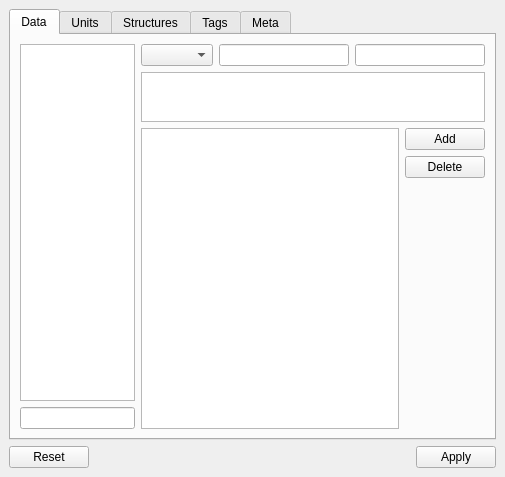
<?xml version="1.0" encoding="UTF-8"?>
<ui version="4.0">
 <class>DockWidget</class>
 <widget class="QDockWidget" name="DockWidget">
  <property name="geometry">
   <rect>
    <x>0</x>
    <y>0</y>
    <width>505</width>
    <height>477</height>
   </rect>
  </property>
  <property name="minimumSize">
   <size>
    <width>400</width>
    <height>300</height>
   </size>
  </property>
  <property name="windowTitle">
   <string>DockWidget</string>
  </property>
  <widget class="QWidget" name="dockWidgetContents">
   <layout class="QVBoxLayout" name="verticalLayout_4">
    <item>
     <widget class="QTabWidget" name="tabWidget">
      <property name="currentIndex">
       <number>0</number>
      </property>
      <widget class="QWidget" name="tab">
       <attribute name="title">
        <string>Data</string>
       </attribute>
       <layout class="QHBoxLayout" name="horizontalLayout_4" stretch="1,3">
        <item>
         <layout class="QVBoxLayout" name="verticalLayout">
          <item>
           <layout class="QHBoxLayout" name="horizontalLayout"/>
          </item>
          <item>
           <widget class="QTableView" name="siteView"/>
          </item>
          <item>
           <widget class="QLineEdit" name="siteFind"/>
          </item>
         </layout>
        </item>
        <item>
         <layout class="QVBoxLayout" name="verticalLayout_3">
          <item>
           <layout class="QHBoxLayout" name="horizontalLayout_2">
            <item>
             <widget class="QComboBox" name="comboUnit"/>
            </item>
            <item>
             <widget class="QLineEdit" name="xcoord"/>
            </item>
            <item>
             <widget class="QLineEdit" name="ycoord"/>
            </item>
           </layout>
          </item>
          <item>
           <widget class="QPlainTextEdit" name="siteDesc">
            <property name="maximumSize">
             <size>
              <width>16777215</width>
              <height>50</height>
             </size>
            </property>
           </widget>
          </item>
          <item>
           <layout class="QHBoxLayout" name="horizontalLayout_3">
            <item>
             <widget class="QTableView" name="dataView"/>
            </item>
            <item>
             <layout class="QVBoxLayout" name="verticalLayout_2">
              <item>
               <widget class="QPushButton" name="pushAddData">
                <property name="sizePolicy">
                 <sizepolicy hsizetype="Fixed" vsizetype="Fixed">
                  <horstretch>0</horstretch>
                  <verstretch>0</verstretch>
                 </sizepolicy>
                </property>
                <property name="text">
                 <string>Add</string>
                </property>
               </widget>
              </item>
              <item>
               <widget class="QPushButton" name="pushDelData">
                <property name="sizePolicy">
                 <sizepolicy hsizetype="Fixed" vsizetype="Fixed">
                  <horstretch>0</horstretch>
                  <verstretch>0</verstretch>
                 </sizepolicy>
                </property>
                <property name="text">
                 <string>Delete</string>
                </property>
               </widget>
              </item>
              <item>
               <spacer name="verticalSpacer">
                <property name="orientation">
                 <enum>Qt::Vertical</enum>
                </property>
                <property name="sizeHint" stdset="0">
                 <size>
                  <width>20</width>
                  <height>40</height>
                 </size>
                </property>
               </spacer>
              </item>
             </layout>
            </item>
           </layout>
          </item>
         </layout>
        </item>
       </layout>
      </widget>
      <widget class="QWidget" name="tab_2">
       <attribute name="title">
        <string>Units</string>
       </attribute>
       <layout class="QVBoxLayout" name="verticalLayout_9">
        <item>
         <layout class="QHBoxLayout" name="horizontalLayout_5">
          <item>
           <widget class="QTableView" name="unitView"/>
          </item>
          <item>
           <layout class="QVBoxLayout" name="verticalLayout_5">
            <item>
             <widget class="QPushButton" name="pushAddUnit">
              <property name="text">
               <string>Add</string>
              </property>
             </widget>
            </item>
            <item>
             <widget class="QPushButton" name="pushDelUnit">
              <property name="text">
               <string>Delete</string>
              </property>
             </widget>
            </item>
            <item>
             <spacer name="verticalSpacer_2">
              <property name="orientation">
               <enum>Qt::Vertical</enum>
              </property>
              <property name="sizeHint" stdset="0">
               <size>
                <width>20</width>
                <height>40</height>
               </size>
              </property>
             </spacer>
            </item>
           </layout>
          </item>
         </layout>
        </item>
       </layout>
      </widget>
      <widget class="QWidget" name="tab_3">
       <attribute name="title">
        <string>Structures</string>
       </attribute>
       <layout class="QVBoxLayout" name="verticalLayout_10">
        <item>
         <layout class="QHBoxLayout" name="horizontalLayout_6">
          <item>
           <widget class="QTableView" name="structuresView"/>
          </item>
          <item>
           <layout class="QVBoxLayout" name="verticalLayout_6">
            <item>
             <widget class="QPushButton" name="pushAddPlanar">
              <property name="text">
               <string>Add planar</string>
              </property>
             </widget>
            </item>
            <item>
             <widget class="QPushButton" name="pushAddLinear">
              <property name="text">
               <string>Add linear</string>
              </property>
             </widget>
            </item>
            <item>
             <widget class="QPushButton" name="pushDelStructure">
              <property name="text">
               <string>Delete</string>
              </property>
             </widget>
            </item>
            <item>
             <spacer name="verticalSpacer_3">
              <property name="orientation">
               <enum>Qt::Vertical</enum>
              </property>
              <property name="sizeHint" stdset="0">
               <size>
                <width>20</width>
                <height>40</height>
               </size>
              </property>
             </spacer>
            </item>
           </layout>
          </item>
         </layout>
        </item>
       </layout>
      </widget>
      <widget class="QWidget" name="tab_4">
       <attribute name="title">
        <string>Tags</string>
       </attribute>
       <layout class="QVBoxLayout" name="verticalLayout_11">
        <item>
         <layout class="QHBoxLayout" name="horizontalLayout_7">
          <item>
           <widget class="QTableView" name="tagsView"/>
          </item>
          <item>
           <layout class="QVBoxLayout" name="verticalLayout_7">
            <item>
             <widget class="QPushButton" name="pushAddTag">
              <property name="text">
               <string>Add</string>
              </property>
             </widget>
            </item>
            <item>
             <widget class="QPushButton" name="pushDelTag">
              <property name="text">
               <string>Delete</string>
              </property>
             </widget>
            </item>
            <item>
             <spacer name="verticalSpacer_4">
              <property name="orientation">
               <enum>Qt::Vertical</enum>
              </property>
              <property name="sizeHint" stdset="0">
               <size>
                <width>20</width>
                <height>40</height>
               </size>
              </property>
             </spacer>
            </item>
           </layout>
          </item>
         </layout>
        </item>
       </layout>
      </widget>
      <widget class="QWidget" name="tab_5">
       <attribute name="title">
        <string>Meta</string>
       </attribute>
       <layout class="QVBoxLayout" name="verticalLayout_12">
        <item>
         <layout class="QHBoxLayout" name="horizontalLayout_8">
          <item>
           <widget class="QTableView" name="metaView"/>
          </item>
          <item>
           <layout class="QVBoxLayout" name="verticalLayout_8">
            <item>
             <widget class="QPushButton" name="pushSelectCRS">
              <property name="text">
               <string>CRS</string>
              </property>
             </widget>
            </item>
            <item>
             <spacer name="verticalSpacer_5">
              <property name="orientation">
               <enum>Qt::Vertical</enum>
              </property>
              <property name="sizeHint" stdset="0">
               <size>
                <width>20</width>
                <height>40</height>
               </size>
              </property>
             </spacer>
            </item>
           </layout>
          </item>
         </layout>
        </item>
       </layout>
      </widget>
     </widget>
    </item>
    <item>
     <widget class="QDialogButtonBox" name="buttonBox">
      <property name="orientation">
       <enum>Qt::Horizontal</enum>
      </property>
      <property name="standardButtons">
       <set>QDialogButtonBox::Apply|QDialogButtonBox::Reset</set>
      </property>
      <property name="centerButtons">
       <bool>false</bool>
      </property>
     </widget>
    </item>
   </layout>
  </widget>
 </widget>
 <resources/>
 <connections/>
</ui>
